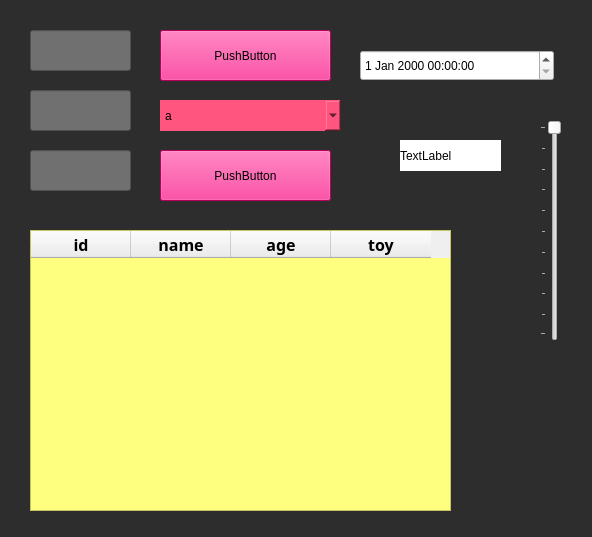
<?xml version="1.0" encoding="UTF-8"?>
<ui version="4.0">
 <class>Form</class>
 <widget class="QWidget" name="Form">
  <property name="windowModality">
   <enum>Qt::NonModal</enum>
  </property>
  <property name="geometry">
   <rect>
    <x>0</x>
    <y>0</y>
    <width>592</width>
    <height>537</height>
   </rect>
  </property>
  <property name="contextMenuPolicy">
   <enum>Qt::CustomContextMenu</enum>
  </property>
  <property name="windowTitle">
   <string>Form</string>
  </property>
  <property name="autoFillBackground">
   <bool>false</bool>
  </property>
  <property name="styleSheet">
   <string notr="true">#Form
{
background-color:rgb(45, 45, 45)
}
#comboBox
{
	background-color: rgb(255, 85, 127);
	font: 14pt &quot;Rockwell&quot;;
	border : 2px
}
#dateTimeEdit
{
	font: 14pt &quot;MS Shell Dlg 2&quot;;
	height : 30px
}
#tableWidget
{
	
	font: 14pt &quot;Sarabun&quot;;
	background-color: rgb(255, 255, 127);
}

</string>
  </property>
  <widget class="QPushButton" name="pushButton">
   <property name="geometry">
    <rect>
     <x>160</x>
     <y>30</y>
     <width>171</width>
     <height>51</height>
    </rect>
   </property>
   <property name="styleSheet">
    <string notr="true">background-color : rgb(255, 0, 127);
font: 20pt &quot;Segoe UI&quot;;</string>
   </property>
   <property name="text">
    <string>PushButton</string>
   </property>
  </widget>
  <widget class="QLineEdit" name="lineEdit">
   <property name="geometry">
    <rect>
     <x>30</x>
     <y>30</y>
     <width>101</width>
     <height>41</height>
    </rect>
   </property>
   <property name="styleSheet">
    <string notr="true">font: 20pt &quot;MS Gothic&quot;;
background-color:rgb(112, 112, 112)</string>
   </property>
   <property name="clearButtonEnabled">
    <bool>true</bool>
   </property>
  </widget>
  <widget class="QLineEdit" name="lineEdit_2">
   <property name="geometry">
    <rect>
     <x>30</x>
     <y>90</y>
     <width>101</width>
     <height>41</height>
    </rect>
   </property>
   <property name="styleSheet">
    <string notr="true">font: 20pt &quot;MS Gothic&quot;;
background-color:rgb(112, 112, 112)</string>
   </property>
   <property name="clearButtonEnabled">
    <bool>true</bool>
   </property>
  </widget>
  <widget class="QLineEdit" name="lineEdit_3">
   <property name="geometry">
    <rect>
     <x>30</x>
     <y>150</y>
     <width>101</width>
     <height>41</height>
    </rect>
   </property>
   <property name="styleSheet">
    <string notr="true">font: 20pt &quot;MS Gothic&quot;;
background-color:rgb(112, 112, 112)</string>
   </property>
   <property name="clearButtonEnabled">
    <bool>true</bool>
   </property>
  </widget>
  <widget class="QComboBox" name="comboBox">
   <property name="geometry">
    <rect>
     <x>160</x>
     <y>100</y>
     <width>181</width>
     <height>31</height>
    </rect>
   </property>
   <property name="styleSheet">
    <string notr="true"/>
   </property>
   <item>
    <property name="text">
     <string>a</string>
    </property>
   </item>
   <item>
    <property name="text">
     <string>b</string>
    </property>
   </item>
  </widget>
  <widget class="QPushButton" name="pushButton_2">
   <property name="geometry">
    <rect>
     <x>160</x>
     <y>150</y>
     <width>171</width>
     <height>51</height>
    </rect>
   </property>
   <property name="styleSheet">
    <string notr="true">background-color : rgb(255, 0, 127);
font: 20pt &quot;Segoe UI&quot;;</string>
   </property>
   <property name="text">
    <string>PushButton</string>
   </property>
  </widget>
  <widget class="QDateTimeEdit" name="dateTimeEdit">
   <property name="geometry">
    <rect>
     <x>360</x>
     <y>50</y>
     <width>194</width>
     <height>31</height>
    </rect>
   </property>
  </widget>
  <widget class="QTableWidget" name="tableWidget">
   <property name="geometry">
    <rect>
     <x>30</x>
     <y>230</y>
     <width>421</width>
     <height>281</height>
    </rect>
   </property>
   <property name="frameShadow">
    <enum>QFrame::Plain</enum>
   </property>
   <property name="lineWidth">
    <number>2</number>
   </property>
   <attribute name="horizontalHeaderVisible">
    <bool>true</bool>
   </attribute>
   <attribute name="horizontalHeaderHighlightSections">
    <bool>true</bool>
   </attribute>
   <column>
    <property name="text">
     <string>id</string>
    </property>
    <property name="font">
     <font>
      <family>Sarabun</family>
      <pointsize>12</pointsize>
      <weight>75</weight>
      <bold>true</bold>
     </font>
    </property>
    <property name="textAlignment">
     <set>AlignCenter</set>
    </property>
    <property name="background">
     <color>
      <red>255</red>
      <green>170</green>
      <blue>0</blue>
     </color>
    </property>
    <property name="foreground">
     <brush brushstyle="SolidPattern">
      <color alpha="255">
       <red>0</red>
       <green>0</green>
       <blue>0</blue>
      </color>
     </brush>
    </property>
   </column>
   <column>
    <property name="text">
     <string>name</string>
    </property>
    <property name="font">
     <font>
      <family>Sarabun</family>
      <pointsize>12</pointsize>
      <weight>75</weight>
      <bold>true</bold>
     </font>
    </property>
    <property name="background">
     <color>
      <red>255</red>
      <green>170</green>
      <blue>0</blue>
     </color>
    </property>
   </column>
   <column>
    <property name="text">
     <string>age</string>
    </property>
    <property name="font">
     <font>
      <family>Sarabun</family>
      <pointsize>12</pointsize>
      <weight>75</weight>
      <bold>true</bold>
     </font>
    </property>
   </column>
   <column>
    <property name="text">
     <string>toy</string>
    </property>
    <property name="font">
     <font>
      <family>Sarabun</family>
      <pointsize>12</pointsize>
      <weight>75</weight>
      <bold>true</bold>
     </font>
    </property>
   </column>
  </widget>
  <widget class="QSlider" name="Slider1">
   <property name="geometry">
    <rect>
     <x>540</x>
     <y>120</y>
     <width>22</width>
     <height>221</height>
    </rect>
   </property>
   <property name="minimum">
    <number>1</number>
   </property>
   <property name="maximum">
    <number>100</number>
   </property>
   <property name="orientation">
    <enum>Qt::Vertical</enum>
   </property>
   <property name="invertedAppearance">
    <bool>true</bool>
   </property>
   <property name="invertedControls">
    <bool>false</bool>
   </property>
   <property name="tickPosition">
    <enum>QSlider::TicksAbove</enum>
   </property>
   <property name="tickInterval">
    <number>10</number>
   </property>
  </widget>
  <widget class="QLabel" name="scrolllb">
   <property name="geometry">
    <rect>
     <x>400</x>
     <y>140</y>
     <width>101</width>
     <height>31</height>
    </rect>
   </property>
   <property name="styleSheet">
    <string notr="true">font: 16pt &quot;Sarabun&quot;;
background-color: rgb(255, 255, 255);</string>
   </property>
   <property name="text">
    <string>TextLabel</string>
   </property>
  </widget>
 </widget>
 <resources/>
 <connections/>
</ui>
